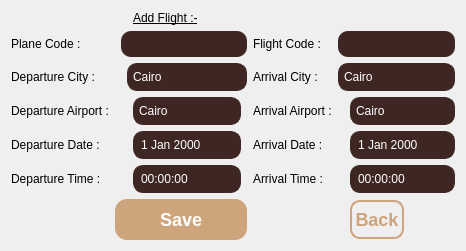
         <widget class="QWidget" name="add_flight_page">
          <layout class="QGridLayout" name="gridLayout_4">
           <item row="1" column="2" colspan="4">
            <widget class="QLineEdit" name="txt_plane_code">
             <property name="styleSheet">
              <string notr="true">QLineEdit {
    background-color: #3e2723; /* Dark Coffee */
    color: #ffffff;           /* White text so you can actually see it! */
    border-radius: 10px;
    padding: 5px;
}</string>
             </property>
            </widget>
           </item>
           <item row="10" column="9">
            <widget class="QPushButton" name="btn_back_flight">
             <property name="minimumSize">
              <size>
               <width>54</width>
               <height>34</height>
              </size>
             </property>
             <property name="maximumSize">
              <size>
               <width>74</width>
               <height>59</height>
              </size>
             </property>
             <property name="font">
              <font>
               <pointsize>-1</pointsize>
               <italic>false</italic>
               <bold>true</bold>
               <underline>false</underline>
               <strikeout>false</strikeout>
              </font>
             </property>
             <property name="cursor">
              <cursorShape>PointingHandCursor</cursorShape>
             </property>
             <property name="styleSheet">
              <string notr="true">   QPushButton {
    /* الخلفية شفافة */
    background-color: transparent;
    /* لون الخط (البيج بتاعك) */
    color: #cda47b; 
    /* البرواز */
    border: 2px solid #cda47b;
    /* الحواف دائرية سِنة */
    border-radius: 10px;
    /* الخط عريض (Bold) */
    font-weight: bold;
    /* حجم الخط */
    font-size: 18px;
    /* الحجم الصغير */
    min-width: 30px;
    max-width: 50px;
    min-height: 10px;
    max-height: 35px;
}

/* ستايل لما المستخدم يلمس الزرار بالماوس */
QPushButton:hover {
    background-color: #cda47b;
    color: #3e2723; /* يقلب بني غامق عشان يبان */
}</string>
             </property>
             <property name="text">
              <string>Back</string>
             </property>
            </widget>
           </item>
           <item row="3" column="6">
            <widget class="QLabel" name="lbl_arrival_air">
             <property name="text">
              <string>Arrival Airport :</string>
             </property>
            </widget>
           </item>
           <item row="5" column="9">
            <widget class="QDateEdit" name="date_arrival">
             <property name="styleSheet">
              <string notr="true">/* 1. التصميم الأساسي (النسخة الصارمة) */
QDateEdit, QTimeEdit {
    background: #3e2723 !important; 
    color: #ffffff !important;
    border-radius: 10px;
    padding: 5px;
    /* سطر الحدود ده مهم جداً لأنه بيلغي تحكم الويندوز تماماً */
    border: 1px solid #3e2723 !important; 
}

/* 2. إخفاء وإدماج أزرار الأسهم */
QDateEdit::up-button, QDateEdit::down-button,
QTimeEdit::up-button, QTimeEdit::down-button {
    border: none !important;
    background: transparent !important;
    width: 20px;
}

/* 3. تظبيط شكل السهم الخاص بالنتيجة */
QDateEdit::drop-down {
    border: none !important;
    background: transparent !important;
    width: 25px;
}</string>
             </property>
            </widget>
           </item>
           <item row="5" column="6">
            <widget class="QLabel" name="lbl_arrival_date">
             <property name="maximumSize">
              <size>
               <width>140</width>
               <height>60</height>
              </size>
             </property>
             <property name="text">
              <string>Arrival Date :</string>
             </property>
            </widget>
           </item>
           <item row="1" column="6">
            <widget class="QLabel" name="lbl_flight_code">
             <property name="text">
              <string>Flight Code :</string>
             </property>
            </widget>
           </item>
           <item row="3" column="0">
            <widget class="QLabel" name="lbl_depart_air">
             <property name="maximumSize">
              <size>
               <width>200</width>
               <height>60</height>
              </size>
             </property>
             <property name="text">
              <string>Departure Airport :</string>
             </property>
            </widget>
           </item>
           <item row="6" column="6">
            <widget class="QLabel" name="lbl_arrival_time">
             <property name="maximumSize">
              <size>
               <width>150</width>
               <height>60</height>
              </size>
             </property>
             <property name="text">
              <string>Arrival Time :</string>
             </property>
            </widget>
           </item>
           <item row="3" column="4">
            <widget class="QComboBox" name="cmb_depart_air">
             <property name="styleSheet">
              <string notr="true">/* 1. المربع الأساسي اللي بيظهر قدامك */
QComboBox {
    background-color: #3e2723;
    color: #ffffff;
    border-radius: 10px;
    padding: 5px;
    border: 1px solid #3e2723;
}

/* 2. منطقة السهم اللي على اليمين */
QComboBox::drop-down {
    border: none; /* بنشيل أي حدود قديمة عشان الشكل يبقى ناعم */
    width: 30px;  /* بندي مساحة للسهم */
}

/* 3. القائمة المنسدلة نفسها (الـ Menu اللي بتفتح) */
QComboBox QAbstractItemView {
    background-color: #3e2723; /* نفس لون الخلفية */
    color: #ffffff;
    border: 1px solid #ffffff; /* إطار أبيض خفيف يحدد القائمة */
    selection-background-color: #5d4037; /* لون أفتح شوية لما تقف بالماوس على اختيار */
    selection-color: #ffffff;
}</string>
             </property>
             <item>
              <property name="text">
               <string>Cairo</string>
              </property>
             </item>
             <item>
              <property name="text">
               <string>Borj el Arab</string>
              </property>
             </item>
             <item>
              <property name="text">
               <string>Sphinix</string>
              </property>
             </item>
             <item>
              <property name="text">
               <string>Aswan</string>
              </property>
             </item>
            </widget>
           </item>
           <item row="2" column="0" colspan="3">
            <widget class="QLabel" name="lbl_depart_city">
             <property name="text">
              <string>Departure City :</string>
             </property>
            </widget>
           </item>
           <item row="10" column="1" colspan="5">
            <widget class="QPushButton" name="btn_save_flight">
             <property name="cursor">
              <cursorShape>PointingHandCursor</cursorShape>
             </property>
             <property name="styleSheet">
              <string notr="true">/* الشكل الأساسي للزرار مع تكبير الخط */
QPushButton {
    background-color: #cda47b; 
    color: #ffffff; 
    border-radius: 12px;
    padding: 10px 25px; /* زودنا المسافة الداخلية عشان الزرار يكبر مع الكلمة */
    font-weight: bold;
    font-size: 18px; /* &lt;-- هنا كبرنا الخط، لو لسه صغير خليه 20px */
}

/* تأثير لما تقف عليه بالماوس */
QPushButton:hover {
    background-color: #b88e65; 
}

/* تأثير لما تدوس عليه */
QPushButton:pressed {
    background-color: #9f764e; 
}</string>
             </property>
             <property name="text">
              <string>Save</string>
             </property>
            </widget>
           </item>
           <item row="1" column="7" colspan="3">
            <widget class="QLineEdit" name="txt_flight_code">
             <property name="styleSheet">
              <string notr="true">QLineEdit {
    background-color: #3e2723; /* Dark Coffee */
    color: #ffffff;           /* White text so you can actually see it! */
    border-radius: 10px;
    padding: 5px;
}</string>
             </property>
            </widget>
           </item>
           <item row="0" column="4">
            <widget class="QLabel" name="lbl_add_flight">
             <property name="maximumSize">
              <size>
               <width>16777215</width>
               <height>60</height>
              </size>
             </property>
             <property name="styleSheet">
              <string notr="true">font: 22pt &quot;Segoe UI&quot;;
text-decoration: underline;</string>
             </property>
             <property name="text">
              <string>Add Flight :-</string>
             </property>
            </widget>
           </item>
           <item row="1" column="0">
            <widget class="QLabel" name="lbl_plane_code">
             <property name="text">
              <string>Plane Code :</string>
             </property>
            </widget>
           </item>
           <item row="2" column="3" colspan="3">
            <widget class="QComboBox" name="cmb_depart_city">
             <property name="styleSheet">
              <string notr="true">/* 1. المربع الأساسي اللي بيظهر قدامك */
QComboBox {
    background-color: #3e2723;
    color: #ffffff;
    border-radius: 10px;
    padding: 5px;
    border: 1px solid #3e2723;
}

/* 2. منطقة السهم اللي على اليمين */
QComboBox::drop-down {
    border: none; /* بنشيل أي حدود قديمة عشان الشكل يبقى ناعم */
    width: 30px;  /* بندي مساحة للسهم */
}

/* 3. القائمة المنسدلة نفسها (الـ Menu اللي بتفتح) */
QComboBox QAbstractItemView {
    background-color: #3e2723; /* نفس لون الخلفية */
    color: #ffffff;
    border: 1px solid #ffffff; /* إطار أبيض خفيف يحدد القائمة */
    selection-background-color: #5d4037; /* لون أفتح شوية لما تقف بالماوس على اختيار */
    selection-color: #ffffff;
}</string>
             </property>
             <item>
              <property name="text">
               <string>Cairo</string>
              </property>
             </item>
             <item>
              <property name="text">
               <string>Alix</string>
              </property>
             </item>
             <item>
              <property name="text">
               <string>Moscow</string>
              </property>
             </item>
             <item>
              <property name="text">
               <string>Bejen</string>
              </property>
             </item>
             <item>
              <property name="text">
               <string>Doha</string>
              </property>
             </item>
             <item>
              <property name="text">
               <string>Dubai</string>
              </property>
             </item>
             <item>
              <property name="text">
               <string>Gaddah</string>
              </property>
             </item>
             <item>
              <property name="text">
               <string>Paris</string>
              </property>
             </item>
             <item>
              <property name="text">
               <string>Berlin</string>
              </property>
             </item>
            </widget>
           </item>
           <item row="3" column="9">
            <widget class="QComboBox" name="cmb_arrival_air">
             <property name="styleSheet">
              <string notr="true">/* 1. المربع الأساسي اللي بيظهر قدامك */
QComboBox {
    background-color: #3e2723;
    color: #ffffff;
    border-radius: 10px;
    padding: 5px;
    border: 1px solid #3e2723;
}

/* 2. منطقة السهم اللي على اليمين */
QComboBox::drop-down {
    border: none; /* بنشيل أي حدود قديمة عشان الشكل يبقى ناعم */
    width: 30px;  /* بندي مساحة للسهم */
}

/* 3. القائمة المنسدلة نفسها (الـ Menu اللي بتفتح) */
QComboBox QAbstractItemView {
    background-color: #3e2723; /* نفس لون الخلفية */
    color: #ffffff;
    border: 1px solid #ffffff; /* إطار أبيض خفيف يحدد القائمة */
    selection-background-color: #5d4037; /* لون أفتح شوية لما تقف بالماوس على اختيار */
    selection-color: #ffffff;
}
</string>
             </property>
             <item>
              <property name="text">
               <string>Cairo</string>
              </property>
             </item>
             <item>
              <property name="text">
               <string>A</string>
              </property>
             </item>
             <item>
              <property name="text">
               <string>S</string>
              </property>
             </item>
             <item>
              <property name="text">
               <string>D</string>
              </property>
             </item>
             <item>
              <property name="text">
               <string>X</string>
              </property>
             </item>
            </widget>
           </item>
           <item row="2" column="6">
            <widget class="QLabel" name="lbl_arrival_city">
             <property name="text">
              <string>Arrival City :</string>
             </property>
            </widget>
           </item>
           <item row="2" column="7" colspan="3">
            <widget class="QComboBox" name="cmb_arrival_city">
             <property name="styleSheet">
              <string notr="true">/* 1. المربع الأساسي اللي بيظهر قدامك */
QComboBox {
    background-color: #3e2723;
    color: #ffffff;
    border-radius: 10px;
    padding: 5px;
    border: 1px solid #3e2723;
}

/* 2. منطقة السهم اللي على اليمين */
QComboBox::drop-down {
    border: none; /* بنشيل أي حدود قديمة عشان الشكل يبقى ناعم */
    width: 30px;  /* بندي مساحة للسهم */
}

/* 3. القائمة المنسدلة نفسها (الـ Menu اللي بتفتح) */
QComboBox QAbstractItemView {
    background-color: #3e2723; /* نفس لون الخلفية */
    color: #ffffff;
    border: 1px solid #ffffff; /* إطار أبيض خفيف يحدد القائمة */
    selection-background-color: #5d4037; /* لون أفتح شوية لما تقف بالماوس على اختيار */
    selection-color: #ffffff;
}</string>
             </property>
             <item>
              <property name="text">
               <string>Cairo</string>
              </property>
             </item>
             <item>
              <property name="text">
               <string>Alix</string>
              </property>
             </item>
             <item>
              <property name="text">
               <string>Moscow</string>
              </property>
             </item>
             <item>
              <property name="text">
               <string>Paris</string>
              </property>
             </item>
             <item>
              <property name="text">
               <string>Doha</string>
              </property>
             </item>
             <item>
              <property name="text">
               <string>Gaddah</string>
              </property>
             </item>
             <item>
              <property name="text">
               <string>Berlin</string>
              </property>
             </item>
            </widget>
           </item>
           <item row="6" column="9">
            <widget class="QTimeEdit" name="time_arrival">
             <property name="styleSheet">
              <string notr="true">/* 1. التصميم الأساسي (النسخة الصارمة) */
QDateEdit, QTimeEdit {
    background: #3e2723 !important; 
    color: #ffffff !important;
    border-radius: 10px;
    padding: 5px;
    /* سطر الحدود ده مهم جداً لأنه بيلغي تحكم الويندوز تماماً */
    border: 1px solid #3e2723 !important; 
}

/* 2. إخفاء وإدماج أزرار الأسهم */
QDateEdit::up-button, QDateEdit::down-button,
QTimeEdit::up-button, QTimeEdit::down-button {
    border: none !important;
    background: transparent !important;
    width: 20px;
}

/* 3. تظبيط شكل السهم الخاص بالنتيجة */
QDateEdit::drop-down {
    border: none !important;
    background: transparent !important;
    width: 25px;
}</string>
             </property>
            </widget>
           </item>
           <item row="5" column="4">
            <widget class="QDateEdit" name="date_depart">
             <property name="styleSheet">
              <string notr="true">/* 1. التصميم الأساسي (النسخة الصارمة) */
QDateEdit, QTimeEdit {
    background: #3e2723 !important; 
    color: #ffffff !important;
    border-radius: 10px;
    padding: 5px;
    /* سطر الحدود ده مهم جداً لأنه بيلغي تحكم الويندوز تماماً */
    border: 1px solid #3e2723 !important; 
}

/* 2. إخفاء وإدماج أزرار الأسهم */
QDateEdit::up-button, QDateEdit::down-button,
QTimeEdit::up-button, QTimeEdit::down-button {
    border: none !important;
    background: transparent !important;
    width: 20px;
}

/* 3. تظبيط شكل السهم الخاص بالنتيجة */
QDateEdit::drop-down {
    border: none !important;
    background: transparent !important;
    width: 25px;
}</string>
             </property>
            </widget>
           </item>
           <item row="5" column="0">
            <widget class="QLabel" name="lbl_depart_date">
             <property name="text">
              <string>Departure Date :</string>
             </property>
            </widget>
           </item>
           <item row="6" column="0">
            <widget class="QLabel" name="lbl_depart_time">
             <property name="maximumSize">
              <size>
               <width>200</width>
               <height>60</height>
              </size>
             </property>
             <property name="text">
              <string>Departure Time :</string>
             </property>
            </widget>
           </item>
           <item row="6" column="4">
            <widget class="QTimeEdit" name="time_depart">
             <property name="styleSheet">
              <string notr="true">/* 1. التصميم الأساسي (النسخة الصارمة) */
QDateEdit, QTimeEdit {
    background: #3e2723 !important; 
    color: #ffffff !important;
    border-radius: 10px;
    padding: 5px;
    /* سطر الحدود ده مهم جداً لأنه بيلغي تحكم الويندوز تماماً */
    border: 1px solid #3e2723 !important; 
}

/* 2. إخفاء وإدماج أزرار الأسهم */
QDateEdit::up-button, QDateEdit::down-button,
QTimeEdit::up-button, QTimeEdit::down-button {
    border: none !important;
    background: transparent !important;
    width: 20px;
}

/* 3. تظبيط شكل السهم الخاص بالنتيجة */
QDateEdit::drop-down {
    border: none !important;
    background: transparent !important;
    width: 25px;
}</string>
             </property>
            </widget>
           </item>
          </layout>
         </widget>
